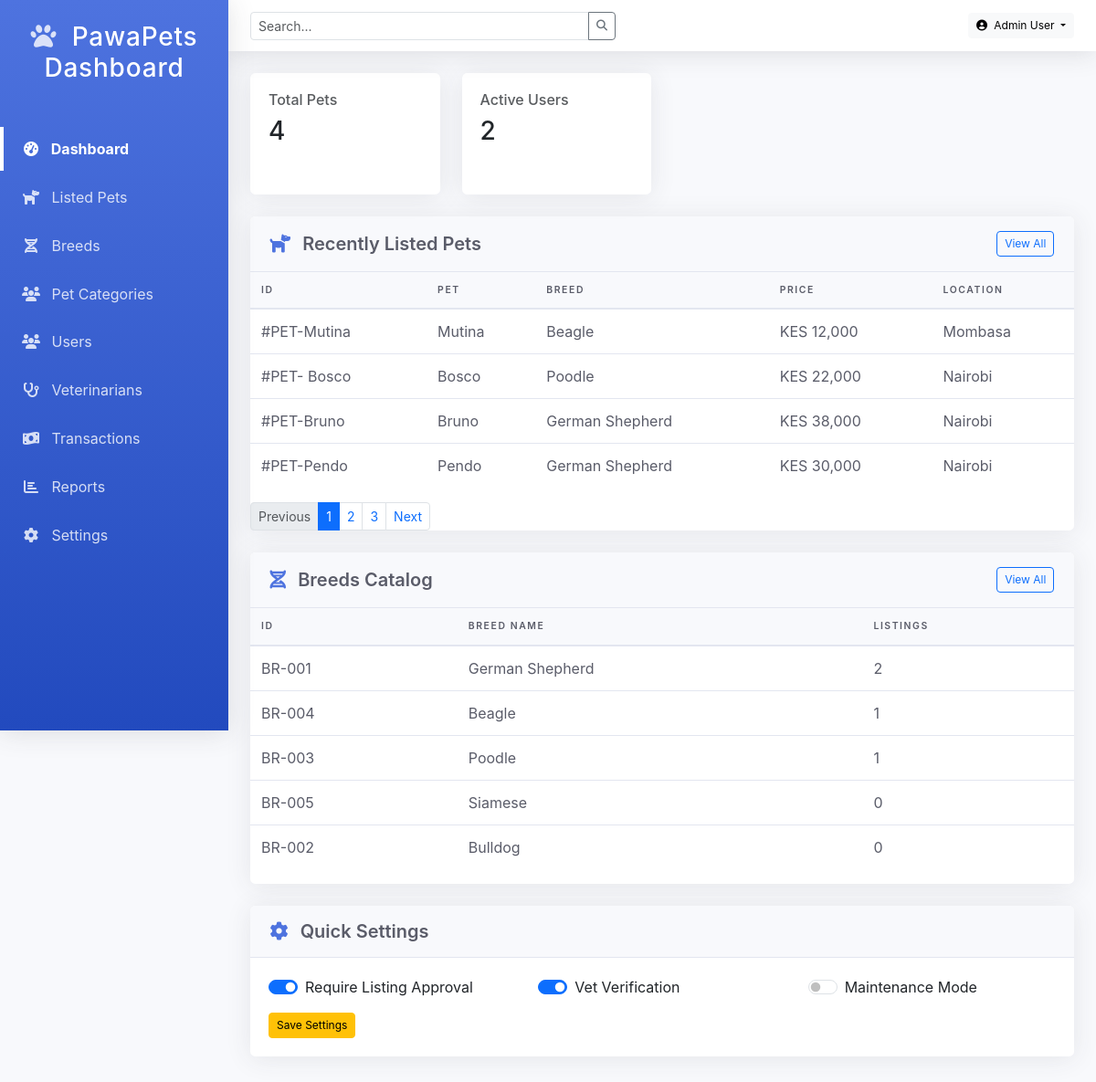
Page /Admin/dashboard.php (signed in) on the earlier database version.
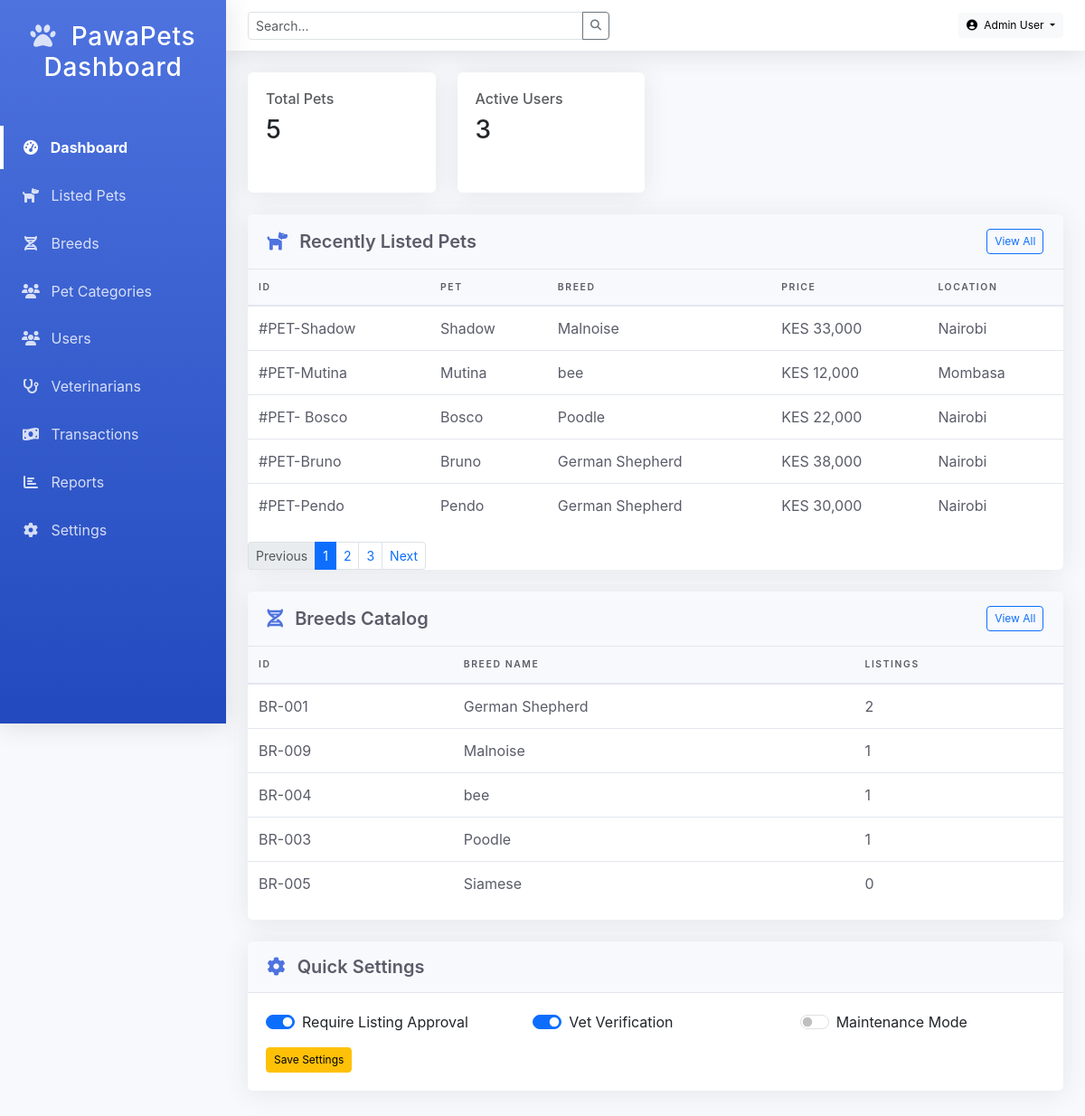
Same page on the later database version.
### tables this page shows
CREATE TABLE `puppy_listing` (
  `puppy_id` int(11) NOT NULL,
  `category_id` int(11) NOT NULL,
  `breed_id` int(11) NOT NULL,
  `puppy_name` varchar(100) NOT NULL,
  `puppy_age` int(11) NOT NULL,
  `puppy_location` varchar(100) NOT NULL,
  `price` decimal(10,2) NOT NULL,
  `puppy_desc` varchar(255) NOT NULL,
  `created_at` timestamp NOT NULL DEFAULT current_timestamp()
);

CREATE TABLE `puppy_breed` (
  `breed_id` int(11) NOT NULL,
  `breed_name` varchar(100) NOT NULL
);

### Admin/dashboard.php (the view, shortened to what the changed rows need)
<?php
include('functions/functions.php');
?>
<!DOCTYPE html>
<html lang="en">
<head>
    <link href="https://cdn.jsdelivr.net/npm/bootstrap@5.3.0/dist/css/bootstrap.min.css" rel="stylesheet">
    <link rel="stylesheet" href="https://cdnjs.cloudflare.com/ajax/libs/font-awesome/6.4.0/css/all.min.css">
</head>
<body>
    <div class="admin-container">
        <main class="admin-main">
            <div class="row mb-4">
                <?php
                $totalPets = $con->query("SELECT COUNT(*) FROM puppy_listing")->fetch_row()[0];
                $activeUsers = $con->query("SELECT COUNT(*) FROM admin_table")->fetch_row()[0];
                ?>
                <div class="col-md-3">
                    <div class="admin-card h-100">
                        <div class="card-body">
                            <h6 class="text-muted">Total Pets</h6>
                            <h3><?php echo number_format($totalPets) ?></h3>
                        </div>
                    </div>
                </div>
                <div class="col-md-3">
                    <div class="admin-card h-100">
                        <div class="card-body">
                            <h6 class="text-muted">Active Users</h6>
                            <h3><?= number_format($activeUsers) ?></h3>
                        </div>
                    </div>
                </div>
            </div>
            <div class="admin-card">
                <div class="table-responsive">
                    <table class="admin-table">
                        <thead>
                            <tr>
                                <th>ID</th>
                                <th>Pet</th>
                                <th>Breed</th>
                                <th>Price</th>
                                <th>Location</th>
                            </tr>
                        </thead>
                        <tbody>
                            <?php
                                $recentPets = $con->query("
                                SELECT p.*, b.breed_name
                                FROM puppy_listing p
                                LEFT JOIN puppy_breed b ON p.breed_id = b.breed_id
                                ORDER BY p.created_at DESC
                                LIMIT 5
                                ");
                            ?>
                            <?php if($recentPets->num_rows > 0): ?>
                                <?php while($pet = $recentPets->fetch_assoc()): ?>
                                    <tr>
                                        <td>#PET-<?= str_pad($pet['puppy_name'], 4, '0', STR_PAD_LEFT) ?></td>
                                        <td>
                                            <div class="d-flex align-items-center">
                                                <?= htmlspecialchars($pet['puppy_name']) ?>
                                            </div>
                                        </td>
                                        <td><?= htmlspecialchars($pet['breed_name']) ?? 'N/A' ?></td>
                                        <td>KES <?= number_format($pet['price']) ?></td>
                                        <td><?= htmlspecialchars($pet['puppy_location']) ?></td>
                                    </tr>
                                <?php endwhile; ?>
                            <?php else: ?>
                                <tr>
                                    <td colspan="6" class="text-center py-4">No recent listings</td>
                                </tr>
                            <?php endif; ?>
                        </tbody>
                    </table>
                </div>
            </div>
            <div class="admin-card mt-4">
                <div class="table-responsive">
                    <table class="admin-table">
                        <thead>
                            <tr>
                                <th>ID</th>
                                <th>Breed Name</th>
                                <th>Listings</th>
                            </tr>
                        </thead>
                        <tbody>
                            <?php
                                $breeds = $con->query("
                                SELECT b.*, COUNT(p.puppy_id) AS listings
                                FROM puppy_breed b
                                LEFT JOIN puppy_listing p ON b.breed_id = p.breed_id
                                GROUP BY b.breed_id
                                ORDER BY listings DESC
                                LIMIT 5
                                ");
                            ?>
                            <?php if($breeds->num_rows > 0): ?>
                                <?php while($breed = $breeds->fetch_assoc()): ?>
                                    <tr>
                                        <td>BR-<?= str_pad($breed['breed_id'], 3, '0', STR_PAD_LEFT) ?></td>
                                        <td><?= htmlspecialchars($breed['breed_name']) ?></td>
                                        <td><?= number_format($breed['listings']) ?></td>
                                    </tr>
                                <?php endwhile; ?>
                            <?php else: ?>
                                <tr>
                                    <td colspan="4" class="text-center py-4">No breeds found</td>
                                </tr>
                            <?php endif; ?>
                        </tbody>
                    </table>
                </div>
            </div>
        </main>
    </div>
</body>
</html>

Differences in the rows shown:
no longer on this page (row unchanged): puppy_breed: breed_id "002", breed_name "Bulldog", listings "0"
added puppy_listing: puppy_name "Shadow", breed.breed_name "Malnoise", price "33,000", puppy_location "Nairobi"
changed through a linked row, puppy_listing "Mutina": breed.breed_name "Beagle" → "bee"
added puppy_breed: breed_id "009", breed_name "Malnoise", listings "1"
changed puppy_breed "004": breed_name "Beagle" → "bee"
Other differences:
$totalPets: "4" → "5"
$activeUsers: "2" → "3"
